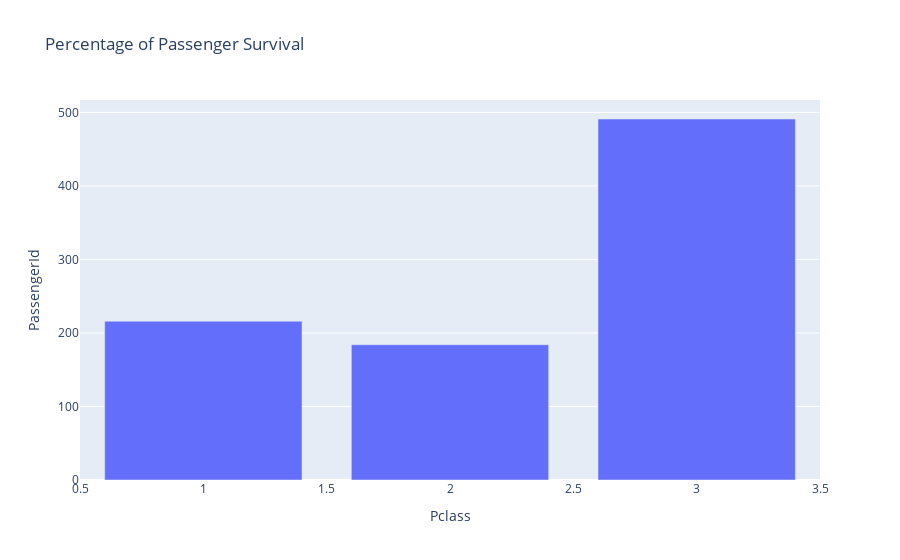

The notebook cell this image was saved under:
### Code cell
# Plotly Express
fig = px.bar(df_class,
             x = "Pclass", 
             y= "PassengerId",
             title = "Percentage of Passenger Survival")
fig.show()

### Figure 1 — Plotly figure (JSON) as saved in the notebook; plotly's stock layout.template omitted (floating-point values rounded to 4 significant figures)
{"data": [{"alignmentgroup": "True", "hovertemplate": "Pclass=%{x}<br>PassengerId=%{y}<extra></extra>", "legendgroup": "", "marker": {"color": "#636efa", "pattern": {"shape": ""}}, "name": "", "offsetgroup": "", "orientation": "v", "showlegend": false, "textposition": "auto", "type": "bar", "x": [1, 2, 3], "xaxis": "x", "y": [216, 184, 491], "yaxis": "y"}], "layout": {"barmode": "relative", "legend": {"tracegroupgap": 0}, "title": {"text": "Percentage of Passenger Survival"}, "xaxis": {"anchor": "y", "domain": [0, 1], "title": {"text": "Pclass"}}, "yaxis": {"anchor": "x", "domain": [0, 1], "title": {"text": "PassengerId"}}}}
